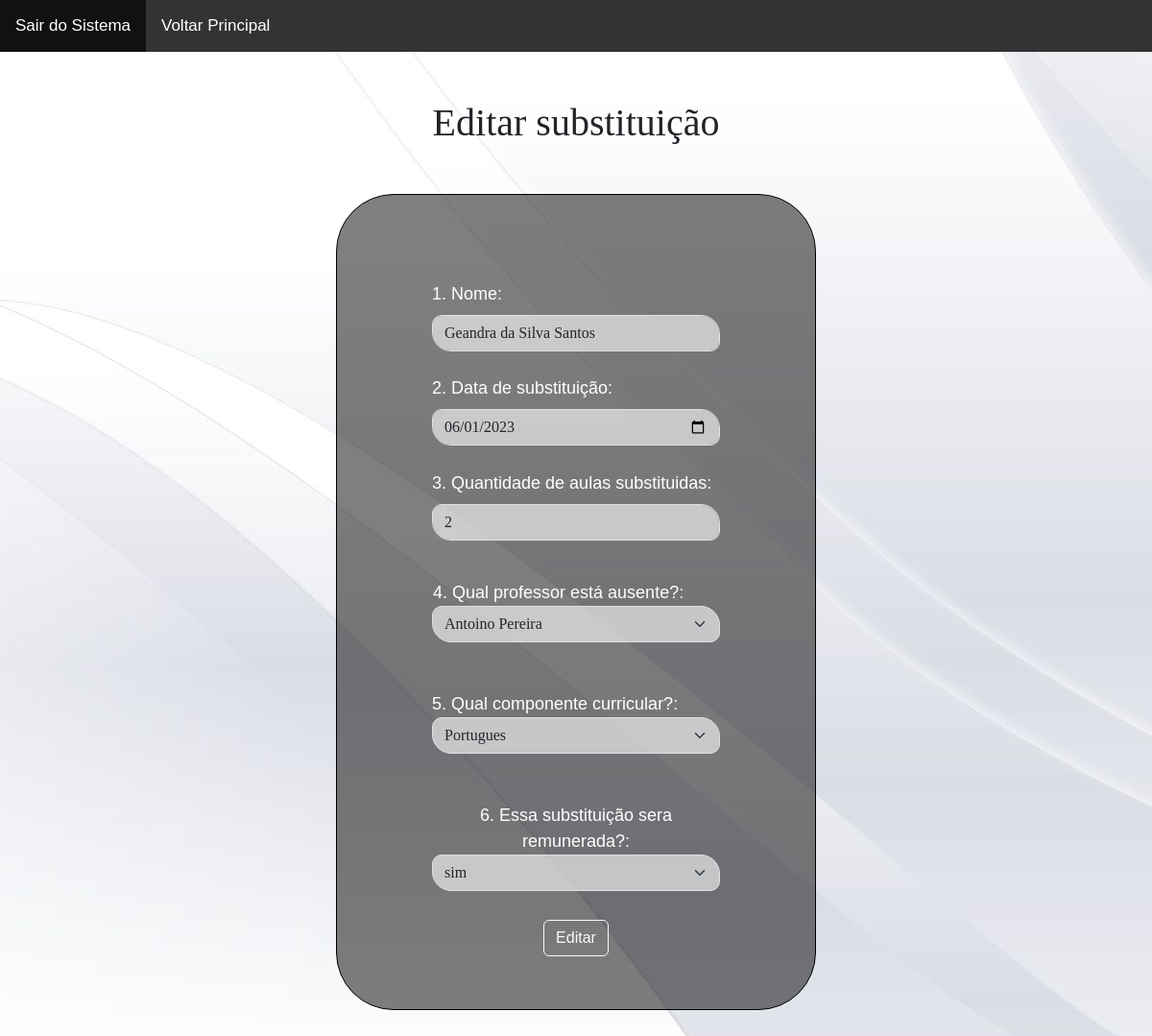
Page /edit_subst.php?codigo=12 on the committed database.
### tables this page shows
CREATE TABLE `subst` (
  `codigo` int(11) NOT NULL,
  `nome` varchar(50) DEFAULT NULL,
  `materia` varchar(50) DEFAULT NULL,
  `qtde` int(2) DEFAULT NULL,
  `dta` date DEFAULT NULL,
  `remunerada` varchar(3) DEFAULT NULL,
  `prof_aus` varchar(50) DEFAULT NULL
);

### edit_subst.php (the view, shortened to what this page needs)
<?php
	include_once ("conexao.php");
	$codigo = filter_input(INPUT_GET, 'codigo', FILTER_SANITIZE_NUMBER_INT);
	$sql = "SELECT * FROM subst WHERE codigo = '$codigo'";
	$comando = mysqli_query($conn, $sql);
	$row_subst = mysqli_fetch_assoc($comando);
?>
<!DOCTYPE html>
<html lang="pt-br">
	<head>
		<link href="https://cdn.jsdelivr.net/npm/bootstrap@5.3.0/dist/css/bootstrap.min.css" rel="stylesheet">
	</head>
	<body>
	<ul>
		<li><a href = "sair.php">Sair do Sistema</a></li>
		<li><a href = "principal.php">Voltar Principal</a></li>
	</ul>
		<center><h1>Editar substituição</h1>
		<div class="form1">
			<form method ="POST" id="form_1" action="proc_edit_subst.php">
				<div class="alinhar">
					<div class="label">
						<div class="mb-3">
							<label for="formGroupExampleInput" class="form-label">1. Nome: </label>
							<input type="text" name="nome" class="form-control" id="formGroupExampleInput" required placeholder="" value="<?php echo $row_subst['nome']; ?>"><br>
							<label for="formGroupExampleInput" class="form-label">2. Data de substituição: </label>
							<input type="date" name="data" class="form-control" id="formGroupExampleInput" required placeholder="" value="<?php echo $row_subst['dta']; ?>"><br>
							<label for="formGroupExampleInput" class="form-label">3. Quantidade de aulas substituidas: </label>
							<input type="number" name="aula" class="form-control" id="formGroupExampleInput" required placeholder="" value="<?php echo $row_subst['qtde']; ?>"><br>
						</div>
					</div>
				<?php
					$sql = "SELECT nome FROM professor";
					$resultado = mysqli_query($conn,$sql) or die(mysql_error()."<br>Erro ao executar a inserção dos dados");
					if (mysqli_num_rows($resultado)!=0)
					{
						echo "<div class='label2'> <label id='ajust'> 4. Qual professor está ausente?: </label></div>";
						echo '<div class="cb_sql"><select class="form-select" aria-label="Default select example" name="ausente" id="formGroupExampleInput">
						<option value=" " selected="selected">'. $row_subst['prof_aus'] . '</option></div>';
					}
				?><br><br>
				<?php
					$sql = "SELECT nome FROM materia";
					$resultado = mysqli_query($conn,$sql) or die(mysql_error()."<br>Erro ao executar a inserção dos dados");
					if (mysqli_num_rows($resultado)!=0)
					{
						echo "<div class='label2'><label> 5. Qual componente curricular?: </label></div>";
						echo '<div class="cb_sql"><select class="form-select" aria-label="Default select example" name="materia" id="formGroupExampleInput">
						<option value=" " selected="selected">'. $row_subst['materia'] .'</option></div>';
					}
				?><br><br>
<div class="cb_sql">
					<label for="formGroupExampleInput" class="label2">6. Essa substituição sera remunerada?: </label>
					<select class="form-select" aria-label="Default select example" name="remunerada" id="formGroupExampleInput">
				</div>
						<option value="<?php echo $row_subst['remunerada']; ?>"><?php echo $row_subst['remunerada']; ?></option>
				<div class="botao">
					<input type="submit" class="btn btn-outline-light" value="Editar">
				</div>
			</div>
			</form>
		</div>
</body>
</html>

### edit_subst.php (style rules this page uses)
* { box-sizing: border-box; margin: 0; padding: 0; }
body, html { width: 100%; }
body { background-color: beige; font-family: Arial, Helvetica, sans-serif; font-size:17px; background-image: url("f_ca ad.jpg"); }
label { font-size:18px; float:left; }
#ajust { margin-left: 100px; }
ul { list-style-type: none; margin: 0; padding: 0; overflow: hidden; background-color: #333; }
li { float: left; }
li a { display: block; color: white; text-align: center; padding: 14px 16px; text-decoration: none; }
.cb_sql { width: 300px; }
.label { width: 300px; margin-top:30px; color:white; }
.label2 { color:white; }
#formGroupExampleInput { border-radius: 10px 20px; background-color:rgba(255, 255, 255, 0.6); font-family:arial black; }
.form1 { width:800px; margin-top: 50px; }
h1 { margin-top:50px; text-align:center; font-family:Arial black; }
#form_1 { border-radius: 60px 60px; border: 1px solid black; width: 500px; height: 850px; margin-bottom:50px; background-color:rgba(0, 0, 0, 0.5); }
.botao { margin-bottom: 30px; margin-top: 30px; }
.alinhar { margin-top:90px; }

### rows in the picture
subst: nome "Geandra da Silva Santos", data "06/01/2023", aula "2", ausente "Antoino Pereira", materia "Portugues", remunerada "sim"
